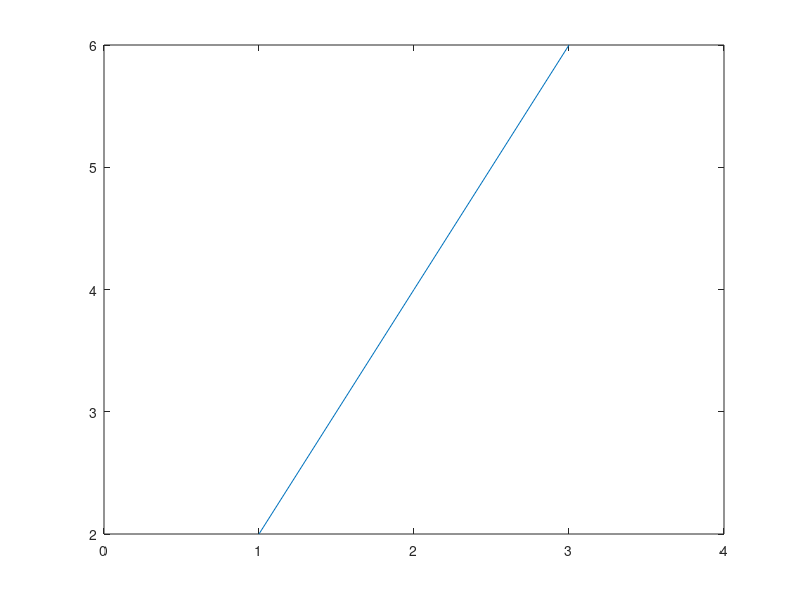

Here is the MATLAB script that generated this plot:
% pause, drawnow and the other graphics stubs run as statements in a
% JIT-compiled script (they once crashed the JIT's plot bridge).

%!numbl:assert_jit c
x = 1;
pause(0.01);
drawnow;
plot(1:3, [2 4 6]);
xlim([0 4]);
pause(0);
x = x + 1;
assert(x == 2);

disp('SUCCESS');
